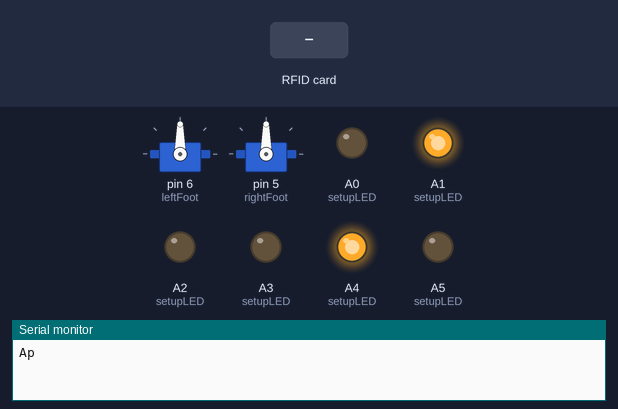
This sketch was run on a simulated Arduino Uno, built with avr-gcc and run on an emulated ATmega328P. Shown: 2 × servo, output pins drawn as LEDs (lit = HIGH), the last lines printed to the serial monitor. The inputs (shaded band) are chosen by the test bench. The audio player accepts every command and is not drawn; pins used as bus, display or sensor lines are not drawn.

Above: at 1.7 s.
1.8 s: RFID card 43 60 A2 19 held to the reader
At 2.81 s:
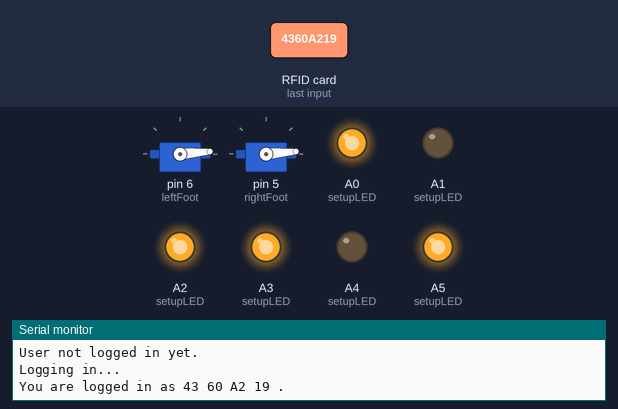
5.3 s: RFID card 43 60 A2 19 held to the reader
At 8.8 s:
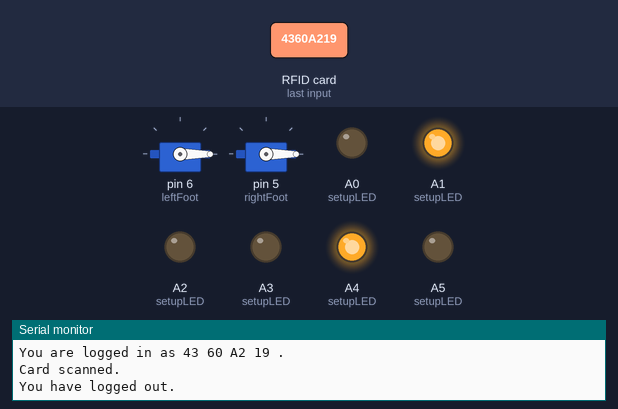
9.2 s: RFID card 53 BD E5 12 held to the reader
At 13.5 s:
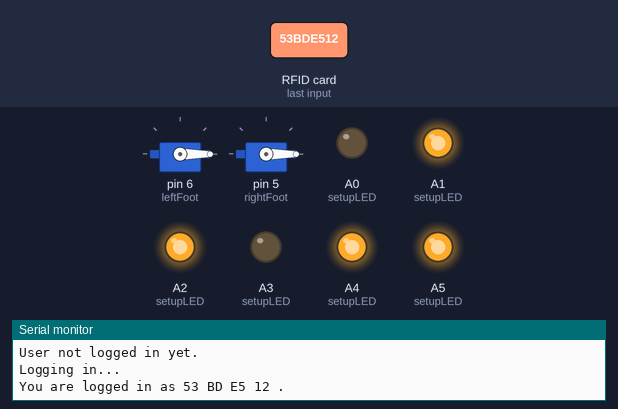
Timing chart, 0 to 18.5 s (numbered marks = the images above; inputs shaded):
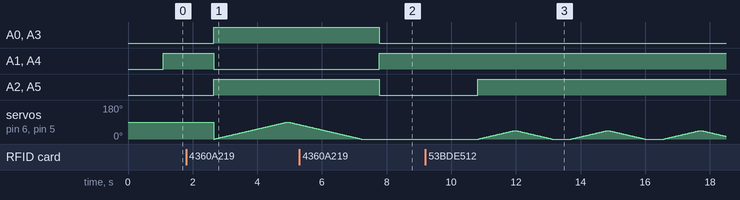

Measured:
- after the input at 1.8 s, A0 (setupLED), A2 (setupLED), A3 (setupLED), A5 (setupLED): LOW → HIGH after 0.86 s; A1 (setupLED), A4 (setupLED): HIGH → LOW after 0.86 s
- after the input at 5.3 s, A0 (setupLED), A2 (setupLED), A3 (setupLED), A5 (setupLED): HIGH → LOW after 2.5 s; A1 (setupLED), A4 (setupLED): LOW → HIGH after 2.5 s; servo on pin 6 (leftFoot), servo on pin 5 (rightFoot): goes on until 7.2 s, then stays 0°

The sketch:

sketch_dec12a.ino
```cpp
//Libraries
#include <Servo.h>
//for RFID
#include <SPI.h>
#include <MFRC522.h>
//Speaker
#include "SoftwareSerial.h"
#include "DFRobotDFPlayerMini.h"

//Global Variables
Servo leftFoot;
Servo rightFoot;

String currentUserID= "";
String GOOD_USER = "43 60 A2 19";
String BAD_USER = "53 BD E5 12";
int loggedIn = 0; //neutral 0 friend +1 enem -1

int pause = 500;  //pausing before switching modes

//for RFID
#define SS_PIN 10
#define RST_PIN 9
MFRC522 mfrc522(SS_PIN, RST_PIN);   // Create MFRC522 instance.

//speaker
static const uint8_t PIN_MP3_TX = 2; // Connects to module's RX
static const uint8_t PIN_MP3_RX = 3; // Connects to module's TX
SoftwareSerial softwareSerial(PIN_MP3_RX, PIN_MP3_TX);

DFRobotDFPlayerMini player;

void setup() {
  setupRFID();
  setupLED();
  setupServo();
  setupSpeaker();
}

void loop() {
  String cardScanned = lookForCards();

  if (cardScanned != "") {
    Serial.println("Card scanned.");

    if(currentUserID==""){
      Serial.println("User not logged in yet.");
      currentUserID=cardScanned; //attempt login
      if(loggedIn == 0){
        Serial.println("Logging in...");
        login();
      }
    }else if(currentUserID==cardScanned){
      logout(); //clears
    }else{
      Serial.println("You cannot switch users until you have logged out.");
    }
  }

  delay(pause);

  if(loggedIn==-1){
    unfriendlyMode();
  }
  else if(loggedIn==1){
    friendlyMode();
  }
  else{
    neutralMode();
  }
}

void setupRFID(){
  Serial.begin(9600);   // Initiate a serial communication
  SPI.begin();      // Initiate  SPI bus
  mfrc522.PCD_Init();   // Initiate MFRC522
  Serial.println("Approximate your card to the reader...");
  Serial.println();
}

void setupLED(){
  //left eye r,g,b
  pinMode(A0,OUTPUT);
  pinMode(A1,OUTPUT);
  pinMode(A2,OUTPUT);
  //right eye r,g,b
  pinMode(A3,OUTPUT);
  pinMode(A4,OUTPUT);
  pinMode(A5,OUTPUT);
}

void setupServo(){
  //left foot
  leftFoot.attach(6);
  //right foot
  rightFoot.attach(5);
}

void setupSpeaker(){
  Serial.begin(9600);
  softwareSerial.begin(9600);

  if (player.begin(softwareSerial)) {
    player.volume(10);  //0-30
//    player.play(1); //play 1 is good, play 2 is bad
  } else {
    Serial.println("Connecting to DFPlayer Mini failed!");
  }
}

String lookForCards(){
  //Checks if a card is physically present and is a valid RFID tag
  if ( ! mfrc522.PICC_IsNewCardPresent())
  {
    return "";
  }
  if ( ! mfrc522.PICC_ReadCardSerial())
  {
    return "";
  }

  String temp=""; //active card scanned
  for (byte i = 0; i < mfrc522.uid.size; i++)
  {
     temp.concat(String(mfrc522.uid.uidByte[i] < 0x10 ? " 0" : " "));
     temp.concat(String(mfrc522.uid.uidByte[i], HEX));
  }
  temp.toUpperCase();
  return temp;
}

void login(){
  if (currentUserID.substring(1) == GOOD_USER){ //change here the UID of the card/cards that you want to give access
    loggedIn = 1;
    printLogin(currentUserID.substring(1));
  }
  else if(currentUserID.substring(1) == BAD_USER){
    loggedIn = -1;
    printLogin(currentUserID.substring(1));
  }
}

void friendlyMode(){
  colourEyes(0,255,0);
  moveFeet(90,1);
  player.play(1); //lay hay sng
}

void unfriendlyMode(){
  colourEyes(255,0,0);
  moveFeet(45,1);
  player.play(2); //lay sad sng
}

void neutralMode(){
  colourEyes(200,0,200);
  moveFeet(0,0);
}

void logout(){
  Serial.println("You have logged out.");
  loggedIn = 0;
  currentUserID = "";
}

void printLogin(String id){
  Serial.println("You are logged in as "+id+" .");
}
void colourEyes(int r, int g, int b){
  //cathode ver.
  r = 255-r;
  g = 255-g;
  b = 255-b;

  //left eye
  analogWrite(A0,r);
  analogWrite(A1,g);
  analogWrite(A2,b);

  //right eye
  analogWrite(A3,r);
  analogWrite(A4,g);
  analogWrite(A5,b);
}

void moveFeet(int angle, int speed){
  if(angle==0 && speed==0){
    delay(1000);
    return;
  }

  int pos = 0;
  int delayTime = 25;

  for(pos=0; pos<=angle; pos+=speed){
    leftFoot.write(pos);
    rightFoot.write(pos);
    delay(delayTime);
  }

  for(pos=angle;pos>=0;pos-=speed){
    leftFoot.write(pos);
    rightFoot.write(pos);
    delay(delayTime);
  }
}

//int arrayLength(int arr[]){
//  int arrayLength = sizeof(arr)/sizeof(arr[0]);
//  return arrayLength;
//}
```
